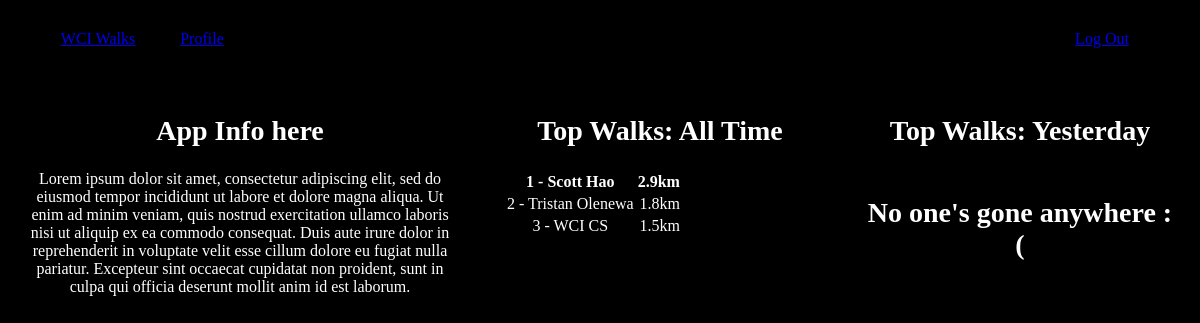
The page / (signed in) on the database its author committed.
### tables this page shows
CREATE TABLE users (
    id TEXT PRIMARY KEY,
    email TEXT UNIQUE NOT NULL,
    username TEXT NOT NULL,
    distance INTEGER NOT NULL,
    active TINYINT DEFAULT 1
);

### application/controllers/index.py (the view)
@bp.route('/', methods=('GET',))
def home():
    db = database.get_db()
    total = db.execute(
        'SELECT * FROM total'
    ).fetchone()
    return render_template(
        'index.html',
        alltimeleaderboard=get_all_time_leaderboard(),
        yesterdayleaderboard=get_day_leaderboard(datetime.date.today()-datetime.timedelta(days=1)),
        total=total
    )

### application/models/database.py (called while the page is built)
def get_db():
    if 'db' not in g:
        g.db = sqlite3.connect(
            current_app.config['DB'], detect_types=sqlite3.PARSE_DECLTYPES
        )
        g.db.row_factory = sqlite3.Row
    return g.db

def teardown_db(err=None):
    db = g.pop('db', None)
    if db is not None:
        db.close()

### application/models/user.py (called while the page is built)
@login_manager.user_loader
def load_user(userid):
    db = database.get_db()
    user = db.execute(
        'SELECT * FROM users WHERE id=?', (userid,)
    ).fetchone()
    if not user:
        return None
    return User(
        user['id'],
        user['email'],
        user['username'],
        user['distance'],
        user['active']
    )

### application/templates/utils.py (called while the page is built)
def get_all_time_leaderboard():
    db = database.get_db()
    userdistances = db.execute(
        "SELECT username, distance FROM users;"
    ).fetchall()
    userdistances.sort(key=lambda user: user[1], reverse=True)
    return userdistances[:15]

def get_day_leaderboard(date):
    db = database.get_db()
    userdistances = db.execute(
        "SELECT username, distance FROM walks WHERE walkdate=?;", (date,)
    ).fetchall()
    userdistances.sort(key=lambda user: user[1], reverse=True)
    return userdistances[:10]

### application/templates/index.html
{% extends "utils/layout.html" %}
{% block body %}
    <div class='columns'>
        <div class="column appinfo">
            <h2>App Info here</h2>
            <p>Lorem ipsum dolor sit amet,
                consectetur adipiscing elit,
                sed do eiusmod tempor incididunt
                ut labore et dolore magna aliqua.
                Ut enim ad minim veniam, quis
                nostrud exercitation ullamco
                laboris nisi ut aliquip ex ea
                commodo consequat. Duis aute irure
                dolor in reprehenderit in
                voluptate velit esse cillum dolore
                eu fugiat nulla pariatur.
                Excepteur sint occaecat cupidatat
                non proident, sunt in culpa qui
                officia deserunt mollit anim id
                est laborum.</p>
        </div>
        <div class="column leaderboard">
            <h2>Top Walks: All Time</h2>
            <table>
                {% if alltimeleaderboard|length > 0 and alltimeleaderboard[0][1] > 0 %}
                    <tr class="bold"><td>1 - {{alltimeleaderboard[0][0]}}</td><td class="d">{{alltimeleaderboard[0][1]}}km</td></tr>
                    {% for i in range(1, [alltimeleaderboard|length, 21] | min) %}
                        {% if alltimeleaderboard[i][1]>0 %}<tr><td>{{i+1}} - {{alltimeleaderboard[i][0]}}</td><td class="d">{{alltimeleaderboard[i][1]}}km</td></tr>{% endif %}
                    {% endfor %}
                {% else %}
                    <tr><td><h2>No one went anywhere yesterday.</h2></td></tr>
                {% endif %}
            </table>
        </div>
        <div class="column leaderboard">
            <h2>Top Walks: Yesterday</h2>
            <table>
                {% if yesterdayleaderboard|length > 0 and yesterdayleaderboard[0][1] > 0 %}
                    <tr class="bold"><td>1 - {{yesterdayleaderboard[0][0]}}</td><td class="d">{{yesterdayleaderboard[0][1]}}km</td></tr>
                    {% for i in range(1, [yesterdayleaderboard|length, 21] | min) %}
                        {% if yesterdayleaderboard[i][1]>0 %}<tr><td>{{i+1}} - {{yesterdayleaderboard[i][0]}}</td><td class="d">{{yesterdayleaderboard[i][1]}}km</td></tr>{% endif %}
                    {% endfor %}
                {% else %}
                    <tr><td><h2>No one's gone anywhere :(</h2></td></tr>
                {% endif %}
            </table>
        </div>
    </div>
{% endblock %}

### application/static/style.css (style rules this page uses)
body { margin: 0; padding: 0; background-color: black; color: white; }
h2 { font-size: 1.75em; }
.columns { margin: 20px 0; overflow: auto; text-align: center; }
.column { box-sizing: border-box; margin: 0; padding: 2%; float: left; text-align: center; }
.appinfo { width: 40%; min-width: 200px; }
.leaderboard { width: 30%; min-width: 200px; }
.bold { font-weight: bold; }
.d { float: right; }

### rows shown on the page
users: username "Scott Hao", distance "2.9"
users: username "Tristan Olenewa", distance "1.8"
users: username "WCI CS", distance "1.5"

### other values the page prints
{{ i+1 }} "2" "3"
